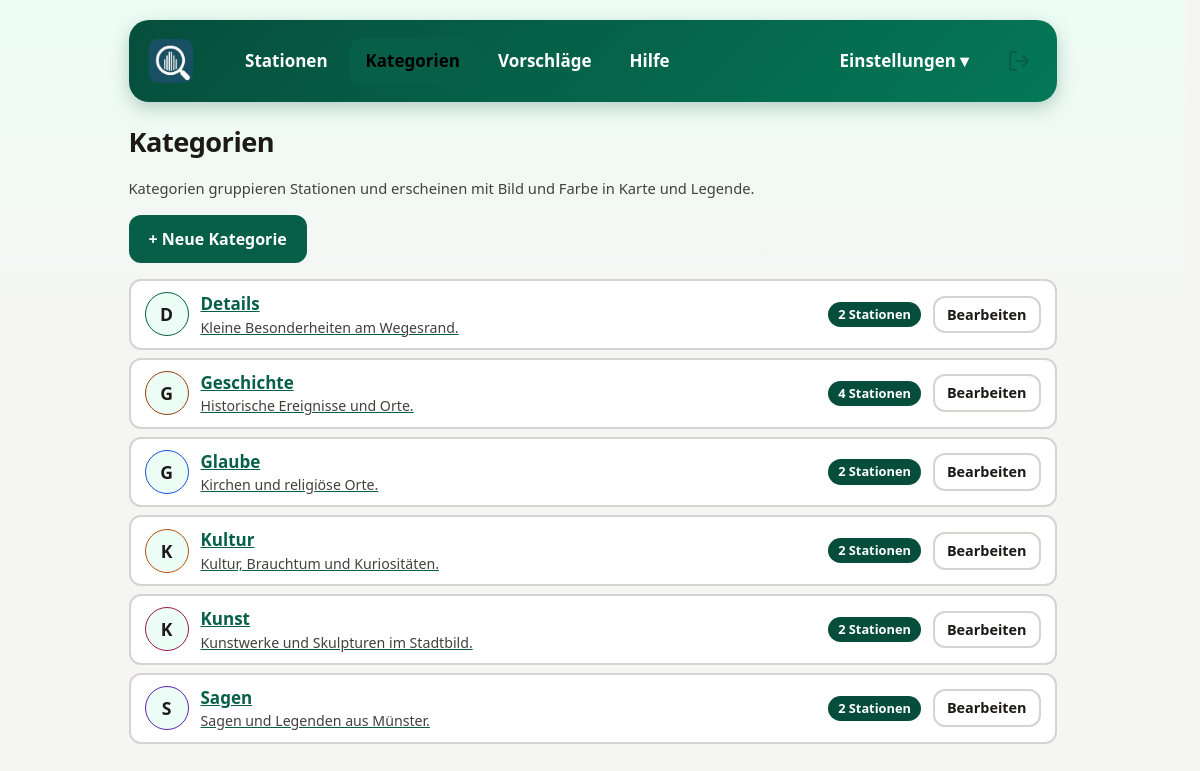
The app's page /admin/categories.php (signed in) with its own data.
### tables this page shows
CREATE TABLE categories (
    id TEXT PRIMARY KEY,
    name TEXT NOT NULL,
    description TEXT NOT NULL DEFAULT '',
    icon TEXT,
    color TEXT NOT NULL DEFAULT '#065f46'
        CHECK (length(color) = 7 AND color GLOB '#[0-9A-Fa-f][0-9A-Fa-f][0-9A-Fa-f][0-9A-Fa-f][0-9A-Fa-f][0-9A-Fa-f]'),
    created_at TEXT NOT NULL,
    updated_at TEXT NOT NULL
);

### includes/config.php (called while the page is built, shortened)
<?php
function config(string $key = null)
{
    static $config = null;
    if ($config === null) {
        $root = dirname(__DIR__);
        $config = [
            'root' => $root,
            'db_path' => $root . '/data/game.sqlite',
            'schema_path' => $root . '/setup/schema.sql',
            'upload_dir' => $root . '/uploads',
            'upload_url' => 'uploads',
            'upload_max_bytes' => 8 * 1024 * 1024,
            'upload_max_edge' => 4000,
            'session_name' => 'muenster_admin',
            'session_timeout' => 300,
            'login_max_attempts' => 5,
            'login_window' => 900,
            'suggest_max_per_hour' => 5,
            'allow_http_links' => true,
            'timezone' => 'Europe/Berlin',
            'debug' => false,
        ];
        $local = __DIR__ . '/config.local.php';
        if (is_file($local)) {
            $config = array_merge($config, (array) require $local);
        }
        date_default_timezone_set($config['timezone']);
    }
    return $key === null ? $config : $config[$key];
}

### includes/config.local.php (called while the page is built)
<?php return ['debug' => true];

### includes/database.php (called while the page is built, shortened)
<?php
require_once __DIR__ . '/config.php';
function db(): PDO
{
    static $pdo = null;
    if ($pdo === null) {
        $path = config('db_path');
        $isNew = !is_file($path);
        $pdo = new PDO('sqlite:' . $path, null, null, [
            PDO::ATTR_ERRMODE => PDO::ERRMODE_EXCEPTION,
            PDO::ATTR_DEFAULT_FETCH_MODE => PDO::FETCH_ASSOC,
            PDO::ATTR_EMULATE_PREPARES => false,
        ]);
        $pdo->exec('PRAGMA foreign_keys = ON');
        $pdo->exec('PRAGMA busy_timeout = 5000');
        $pdo->exec((string) file_get_contents(config('schema_path')));
        $stationColumns = $pdo->query('PRAGMA table_info(stations)')->fetchAll(PDO::FETCH_COLUMN, 1);
        $errorColumns = $pdo->query('PRAGMA table_info(client_errors)')->fetchAll(PDO::FETCH_COLUMN, 1);
        $adminColumns = $pdo->query('PRAGMA table_info(admins)')->fetchAll(PDO::FETCH_COLUMN, 1);
    }
    return $pdo;
}

### includes/uploads.php (called while the page is built, shortened)
<?php
require_once __DIR__ . '/config.php';
function is_managed_upload(?string $path): bool
{
    return (bool) $path && (bool) preg_match('#^' . preg_quote(config('upload_url'), '#') . '/[a-f0-9]{32}\.(?:jpg|png)$#', $path);
}

### admin/categories.php (the view, shortened to what this page needs)
<?php
require __DIR__ . '/_bootstrap.php';
$categories = db()->query(
    'SELECT c.id, c.name, c.description, c.icon, c.color, COUNT(s.id) AS stations
     FROM categories c LEFT JOIN stations s ON s.category = c.id
     GROUP BY c.id ORDER BY c.name COLLATE NOCASE'
)->fetchAll();
?>
<h1 class="admin-title">Kategorien</h1>
<p class="task-intro">Kategorien gruppieren Stationen und erscheinen mit Bild und Farbe in Karte und Legende.</p>
<div class="admin-toolbar"><a class="btn" href="category-edit.php">+ Neue Kategorie</a></div>
<ul class="station-list">
  <?php foreach ($categories as $c): ?>
  <li class="station-item">
    <span class="ico" style="border-color: <?= h($c['color']) ?>"><?= category_ico($c) ?></span>
    <a class="admin-main" href="category-edit.php?id=<?= h(urlencode($c['id'])) ?>"><?= h($c['name']) ?>
      <small><?= h($c['description']) ?></small></a>
    <span class="badge"><?= (int) $c['stations'] ?> Stationen</span>
    <span class="admin-actions">
      <a class="btn secondary small" href="category-edit.php?id=<?= h(urlencode($c['id'])) ?>">Bearbeiten</a>
    </span>
  </li>
  <?php endforeach; ?>
</ul>

### admin/admin.css (style rules this page uses)
:root { font-family: system-ui, -apple-system, 'Segoe UI', sans-serif; color-scheme: light dark; --green: #065f46; --green-dark: #064e3b; --green-soft: #ecfdf5; --ink: #1c1917; --muted: #44403c; --bg: #f5f5f4; --bg-top: #ecfdf5; --surface: #fff; --surface-alt: #f5f5f4; --border: #d6d3d1; --border-soft: #e7e5e4; --link: #065f46; --focus: #f59e0b; --danger: #b91c1c; --danger-soft: #fee2e2; --ok-soft: #d1fae5; --hero-from: #064e3b; --hero-to: #047857; --hero-text: #d1fae5; --cat: #065f46; --cat-soft: #ecfdf5; --shadow: rgba(6, 78, 59, 0.25); }
* { box-sizing: border-box; }
body { margin: 0; background: linear-gradient(180deg, var(--bg-top) 0, var(--bg) 320px) no-repeat var(--bg); color: var(--ink); font-size: 1.0625rem; line-height: 1.5; }
a { color: var(--link); }
html { scrollbar-gutter: stable; overflow-y: scroll; }
h1.admin-title { font-size: 1.7rem; letter-spacing: -0.02em; margin: 0 0 4px; color: var(--ink); }
.admin-toolbar { display: flex; flex-wrap: wrap; gap: 10px; align-items: center; margin: 16px 0; }
button, .btn { cursor: pointer; font: inherit; font-size: 1rem; font-weight: 600; min-height: 44px; padding: 10px 18px; border-radius: 12px; border: 2px solid transparent; text-decoration: none; display: inline-flex; align-items: center; justify-content: center; gap: 6px; background: var(--green); color: #fff; transition: transform 0.18s ease, background-color 0.18s ease; }
button.secondary, .btn.secondary, .back-button { background: transparent; color: var(--ink); border-color: var(--border); font-weight: 700; }
button.small, .btn.small { min-height: 36px; padding: 6px 12px; font-size: 0.9rem; }
.task-intro, .muted { color: var(--muted); font-size: 0.92rem; }
.badge { display: inline-block; font-size: 0.8rem; font-weight: 700; padding: 3px 10px; border-radius: 999px; background: var(--green-dark); color: #fff; }
.station-list { list-style: none; margin: 16px 0 0; padding: 0; display: grid; gap: 8px; }
.station-item { display: flex; align-items: center; gap: 12px; background: var(--surface); color: var(--ink); border: 2px solid var(--border); border-radius: 12px; padding: 10px 14px; min-height: 60px; font-weight: 600; }
.station-item .ico { flex: 0 0 44px; height: 44px; border-radius: 50%; background: var(--cat-soft); border: 1px solid var(--cat); display: flex; align-items: center; justify-content: center; font-size: 1.1rem; font-weight: 800; overflow: hidden; }
.station-item .admin-main { flex: 1; min-width: 0; }
.station-item small { display: block; font-weight: 500; color: var(--muted); }
.admin-actions { display: flex; gap: 8px; flex-wrap: wrap; align-items: center; }

### records on screen
categories: name "D", name "Details", description "Kleine Besonderheiten am Wegesrand.", stations "2"
categories: name "G", name "Geschichte", description "Historische Ereignisse und Orte.", stations "4"
categories: name "G", name "Glaube", description "Kirchen und religiöse Orte.", stations "2"
categories: name "K", name "Kultur", description "Kultur, Brauchtum und Kuriositäten.", stations "2"
categories: name "K", name "Kunst", description "Kunstwerke und Skulpturen im Stadtbild.", stations "2"
categories: name "S", name "Sagen", description "Sagen und Legenden aus Münster.", stations "2"

### other values on screen
$label "Stationen"
$label "Kategorien"
$label "Vorschläge"
$label "Hilfe"
$menuLabel "Einstellungen"
